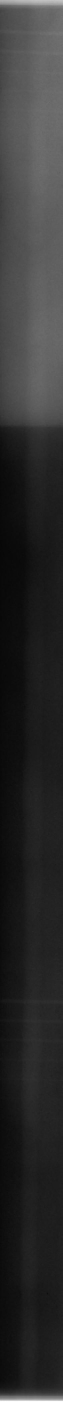
#> input picture house/227/weld/XQⅡ-BK041+M127-FP_14.jpg, 188 x 4206 px, given in place of XQⅡ-GH008+M217-02.jpg, which was not available (shown at 1/3 size)
$ python test228.py
#> lines starting #> are read from the running program, lines starting #| are printed output that depends on the picture; after the words box and inside, x2 and y2 are one past the last pixel; in counts of white or black regions, pixels touching at a corner belong together; long printed decimals are rounded; pictures that were not available may be replaced by others from this repository, and a replacement may not be noted

import numpy as np
from skimage.color import rgb2gray
from scipy.ndimage.filters import gaussian_filter
from skimage.filters import threshold_otsu
from skimage.measure import label
import cv2
# from skimage.data import astronaut
from skimage.io import imsave,imread
import copy

# from similarity_index_of_label_graph_package import similarity_index_of_label_graph_class
from networkx.generators.directed import gnr_graph
from networkx.generators import spectral_graph_forge

from utils import *
from utils2 import *

import pylab as pl
import scipy.signal as signal


# [93 lines left out: functions processUnet, imFill, largestConnectComponent, getMaxRegion, not called in this run]


def xdog(im, gamma=0.98, phi=200, eps=-0.1, k=1.6, sigma=0.8, binarize=False):
    # Source : https://github.com/CemalUnal/XDoG-Filter
    # Reference : XDoG: An eXtended difference-of-Gaussians compendium including advanced image stylization
    # Link : http://citeseerx.ist.psu.edu/viewdoc/download?doi=10.1.1.365.151&rep=rep1&type=pdf
    try:
        if im.shape[2] == 3:
            im = rgb2gray(im)
    except Exception:
        pass
    imf1 = gaussian_filter(im, sigma)
    imf2 = gaussian_filter(im, sigma * k)
    imdiff = imf1 - gamma * imf2
    imdiff = (imdiff < eps) * 1.0  + (imdiff >= eps) * (1.0 + np.tanh(phi * imdiff))
    imdiff -= imdiff.min()
    imdiff /= imdiff.max()
    if binarize:
        th = threshold_otsu(imdiff)
        imdiff = imdiff >= th
    imdiff = imdiff.astype('float32')

    imgShape = imdiff.shape
    if imgShape[0]>imgShape[1]:
        imdiff[:,int(0.5*imgShape[1])] = 1
    else:
        imdiff[int(0.5*imgShape[0]),:] = 1
    # imFill(imdiff)
    return imdiff

# [52 lines left out: functions getShape, local_threshold, his, not called in this run]

def his2(image):
    clahe = cv2.createCLAHE(clipLimit=2.0, tileGridSize=(5, 5))
    if len(image.shape) == 3:
        b, g, r = cv2.split(image)
        # 创建局部直方图均衡化

        # 对每一个通道进行局部直方图均衡化
        b = clahe.apply(b)
        g = clahe.apply(g)
        r = clahe.apply(r)
        # 合并处理后的三通道 成为处理后的图
        image = cv2.merge([b, g, r])
        image = cv2.cvtColor(image,cv2.COLOR_RGB2BGR)

        image = cv2.cvtColor(image,cv2.COLOR_BGR2GRAY)
        # print(image.shape)
        # return cv2.cvtColor(image,cv2.COLOR_BGR2RGB)
        return image
        # return rgb2gray(image)*255
        # return image
    else:
        return clahe.apply(image)
        # return cv2.merge([clahe.apply(image),clahe.apply(image),clahe.apply(image)])


# [57 lines left out: functions process3, process, not called in this run]
    # return lcc,w,nomarlLize(fea2)


# def _compare_newMethod(l1,l2):
#     """
#     Successfully installed networkx-2.4 scipy-1.5.0 similarity-index-of-label-graph-2.0.1
#     """
#     # G1 = gnr_graph(100, 0.3, seed = 65535)
#     sim = similarity_index_of_label_graph_class()

#     return sim(l1,l2)


def getFea(im):
    img = copy.deepcopy(im)
    imgIn = im / 255.0
    imgIn = xdog(imgIn, binarize=True,k=20)
    fe = imgIn * img
    fea2 = np.sum(fe,axis=1,dtype=np.float32)
    return fea2


def process4(im):
    imgShape = im.shape

    if imgShape[0]>imgShape[1]:
        pass
    else:
        trans_img = cv2.transpose(im)
        im = cv2.flip(trans_img, 1)
    # im = cv2.cvtColor(im.astype(np.uint8),cv2.COLOR_BGR2GRAY)

    img1 = his2(im[:int(0.25*imgShape[0]),:])
    # print(np.max(img1))
    # print(img1.shape)
    img2 = his2(im[int(0.25*imgShape[0]):int(0.5*imgShape[0]),:])
    img3 = his2(im[int(0.5*imgShape[0]):int(0.75*imgShape[0]),:])
    img4 = his2(im[int(0.75*imgShape[0]):,:])


    fea1 = getFea(img1)
    fea2 = getFea(img2)
    fea3 = getFea(img3)
    fea4 = getFea(img4)

    fea = np.concatenate((fea1,fea2,fea3,fea4),axis=0)

    return fea


# [79 lines left out: functions process2, smooth, nomarlLize, me, not called in this run]


def tr(img):
    # im = his(im)
    shape = img.shape
    if shape[0]>shape[1]:
        pass
    else:
        trans_img = cv2.transpose(img)
        img = cv2.flip(trans_img, 1)
        shape = img.shape

    return img


# [89 lines left out: functions unevenLightCompensate, _compare, not called in this run]


def _compare2(l1,l2):
    r11 = l1[int(0.1*len(l1)):int(0.26*len(l1))]
    r12 = l1[int(0.26*len(l1)):int(0.42*len(l1))]
    r13 = l1[int(0.42*len(l1)):int(0.58*len(l1))]
    r14 = l1[int(0.58*len(l1)):int(0.74*len(l1))]
    r15 = l1[int(0.74*len(l1)):int(0.9*len(l1))]


    r21 = l2[int(0.1*len(l2)):int(0.26*len(l2))]
    r22 = l2[int(0.26*len(l2)):int(0.42*len(l2))]
    r23 = l2[int(0.42*len(l2)):int(0.58*len(l2))]
    r24 = l2[int(0.58*len(l2)):int(0.74*len(l2))]
    r25 = l2[int(0.74*len(l2)):int(0.9*len(l2))]


    res1 = cv2.matchTemplate(l2[int(0.05*len(l2)):int(0.35*len(l2))], r11, cv2.TM_CCOEFF_NORMED)
    _, max_val1, _, max_indx1 = cv2.minMaxLoc(res1)

    res2 = cv2.matchTemplate(l2[int(0.2*len(l2)):int(0.5*len(l2))], r12, cv2.TM_CCOEFF_NORMED)
    _, max_val2, _, max_indx2 = cv2.minMaxLoc(res2)

    res3 = cv2.matchTemplate(l2[int(0.35*len(l2)):int(0.65*len(l2))], r13, cv2.TM_CCOEFF_NORMED)
    _, max_val3, _, max_indx3 = cv2.minMaxLoc(res3)


    res4 = cv2.matchTemplate(l2[int(0.5*len(l2)):int(0.8*len(l2))], r14, cv2.TM_CCOEFF_NORMED)
    _, max_val4, _, max_indx4 = cv2.minMaxLoc(res4)

    res5 = cv2.matchTemplate(l2[int(0.65*len(l2)):int(0.95*len(l2))], r15, cv2.TM_CCOEFF_NORMED)
    _, max_val5, _, max_indx5 = cv2.minMaxLoc(res5)

    print(max_val1)
    print(max_val2)
    print(max_val3)
    print(max_val4)
    print(max_val5)

    print('=================================')

    m1 = max(max_val1,max_val2,max_val3,max_val4,max_val5)

    res1 = cv2.matchTemplate(l1[int(0.05*len(l1)):int(0.35*len(l1))], r21, cv2.TM_CCOEFF_NORMED)
    _, max_val6, _, max_indx6 = cv2.minMaxLoc(res1)

    res2 = cv2.matchTemplate(l1[int(0.2*len(l1)):int(0.5*len(l1))], r22, cv2.TM_CCOEFF_NORMED)
    _, max_val7, _, max_indx7 = cv2.minMaxLoc(res2)

    res3 = cv2.matchTemplate(l1[int(0.35*len(l1)):int(0.65*len(l1))], r23, cv2.TM_CCOEFF_NORMED)
    _, max_val8, _, max_indx8 = cv2.minMaxLoc(res3)

    res4 = cv2.matchTemplate(l1[int(0.5*len(l1)):int(0.8*len(l1))], r24, cv2.TM_CCOEFF_NORMED)
    _, max_val9, _, max_indx9 = cv2.minMaxLoc(res4)


    res5 = cv2.matchTemplate(l1[int(0.65*len(l1)):int(0.95*len(l1))], r25, cv2.TM_CCOEFF_NORMED)
    _, max_val10, _, max_indx10 = cv2.minMaxLoc(res5)

    print(max_val6)
    print(max_val7)
    print(max_val8)
    print(max_val9)
    print(max_val10)
    print(">>>>>>>>>>>>>>>>>>>>>>>>>>>>>>>>>>>>>>>>>>>>>")
    a1 = int(0.05*len(l2))+max_indx1[1]
    a2 = int(0.2*len(l2))+max_indx2[1]
    a3 = int(0.35*len(l2))+max_indx3[1]
    a4 = int(0.5*len(l2))+max_indx4[1]
    a5 = int(0.65*len(l1))+max_indx5[1]
    # [5 lines of commented-out code are left out]
    print(a2-a1)
    print(a3-a2)
    print(a4-a3)
    print(a5-a4)
    # print(a5-a3)

    print('===============================================')
    b1 = int(0.05*len(l1))+max_indx6[1]
    b2 = int(0.2*len(l1))+max_indx7[1]
    b3 = int(0.35*len(l1))+max_indx8[1]
    b4 = int(0.5*len(l1))+max_indx9[1]
    b5 = int(0.65*len(l1))+max_indx10[1]
    # [5 lines of commented-out code are left out]
    print(b2-b1)
    print(b3-b2)
    print(b4-b3)
    print(b5-b4)
    # print(b5-b3)
    print(">>>>>>>>>>>>>>>>>>>>>>>>>>>>>>>>>>>>>>>>>>>>>>")

    m1 = 0.5*(max_val1+max_val6)
    m2 = 0.5*(max_val2+max_val7)
    m3 = 0.5*(max_val3+max_val8)
    m4 = 0.5*(max_val4+max_val9)
    m5 = 0.5*(max_val5+max_val10)

    return max(m1,m2,m3,m4,m5)


# [105 lines left out: function _compare3, not called in this run]


def np_move_avg(a,n,mode="same"):
    return (np.convolve(a, np.ones((n,))/n, mode=mode))


if __name__ == '__main__':
    # [88 lines of commented-out code are left out]

    p2 = 'D:\\ten\\projectWelds\\XQⅡ-GH000+M006-02.jpg'
    # p1 = 'D:\\ten\\mask\\getWeld\\weld\\XQⅡ-GI009+M026-02.jpg'


    # p2 = 'D:\\ten\\mask\\getWeld\\weld\\XQⅡ-GI009+M001-W-02.jpg'
    p1 = 'D:\\ten\\projectWelds\\XQⅡ-GH008+M217-02.jpg'


    # [7 lines of commented-out code are left out]


    import cv2,glob
    import matplotlib.pyplot as plt


    i1 = imread(p1)
#> i1 is the input picture: shape (4206, 188, 3); min 6, max 255, mean 46.9

    # i1 = his(i1)

    # print(i1.shape)
    i2 = imread(p2)
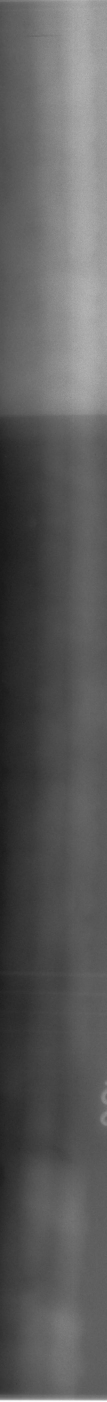
#> input picture house/227/weld/XQⅢ-BJ018+M004-FP_06.jpg, 320 x 4206 px, given in place of XQⅡ-GH000+M006-02.jpg, which was not available (shown at 1/3 size)
#> i2 is the input picture: shape (4206, 320, 3); min 21, max 255, mean 91.5

    # [20 lines of commented-out code are left out]


    i1 = tr(i1)
    i2 = tr(i2)


    # [9 lines of commented-out code are left out]

    fea1 = process4(i1)
#> in xdog, `th = threshold_otsu(imdiff)`: th = 0.521
#> in xdog, `imdiff = imdiff >= th`: imdiff: shape (1051, 188) bool; 66.5% white; 803 black regions (587 under 20 px), largest, box (x1, y1, x2, y2) and area: (0, 96, 44, 1051) 10610, (0, 15, 188, 95) 10031, (21, 520, 101, 1034) 9654
#> in xdog, `imdiff[:,int(0.5*imgShape[1])] = 1`:
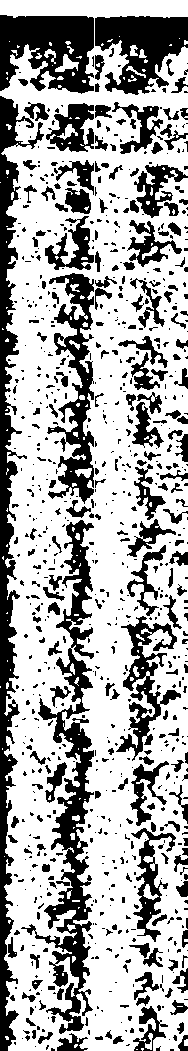
#> imdiff: shape (1051, 188) float32; values 0 (black) and 1 (white), 66.6% white; 828 black regions (599 under 20 px), largest, box (x1, y1, x2, y2) and area: (0, 96, 44, 1051) 10610, (21, 520, 94, 1034) 9594, (0, 15, 94, 94) 5321
#> in getFea, `fe = imgIn * img`:
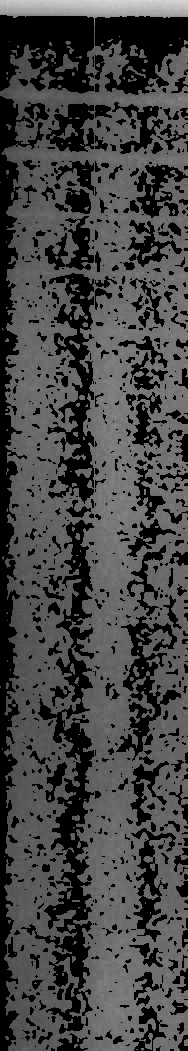
#> fe: shape (1051, 188) float32; min 0, max 214, mean 68.8
#> in getFea, `fea2 = np.sum(fe,axis=1,dtype=np.float32)`: fea2 = 1051 values, max 38886 at index 0, min 88 at index 32, mean 12940.2
#> in process4, `fea1 = getFea(img1)`: fea1 has the same summary as fea2 in getFea
#> in xdog (call 2), `imdiff = imdiff >= th`: imdiff: shape (1052, 188) bool; 59.6% white; 534 black regions (376 under 20 px), largest, box (x1, y1, x2, y2) and area: (0, 223, 188, 1052) 41667, (115, 395, 188, 1052) 17894, (0, 0, 18, 220) 2219
#> in xdog (call 2), `imdiff[:,int(0.5*imgShape[1])] = 1`: imdiff: shape (1052, 188) float32; values 0 (black) and 1 (white), 59.7% white; 542 black regions (383 under 20 px), largest, box (x1, y1, x2, y2) and area: (0, 223, 94, 1052) 35696, (115, 395, 188, 1052) 17894, (95, 225, 188, 401) 5942
#> in getFea (call 2), `fe = imgIn * img`:
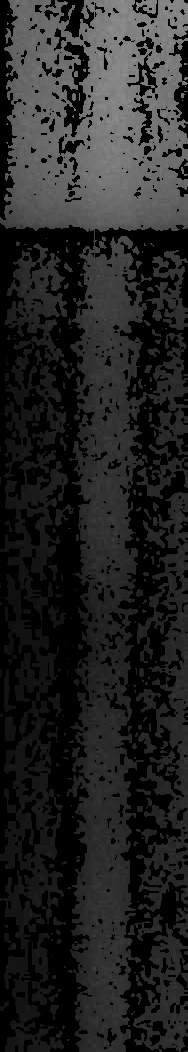
#> fe: shape (1052, 188) float32; min 0, max 142, mean 35.2
#> in getFea (call 2), `fea2 = np.sum(fe,axis=1,dtype=np.float32)`: fea2 = 1052 values, max 19022 at index 33, min 64 at index 233, mean 6616.4
#> call 3 of xdog, with gamma = 0.98, phi = 200, eps = -0.1, k = 20, sigma = 0.8, binarize = True
#> in xdog (call 3), `imf2 = gaussian_filter(im, sigma * k)`:
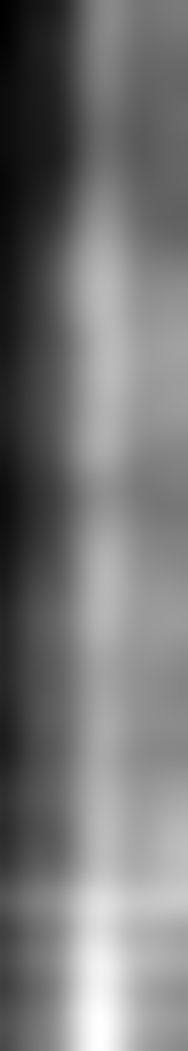
#> imf2: shape (1051, 188) float64; min 0.0716, max 0.247, mean 0.153; drawn with min black and max white
#> in xdog (call 3), `imdiff = (imdiff < eps) * 1.0  + (imdiff >= eps) * (1.0 + np.tanh(phi ..`:
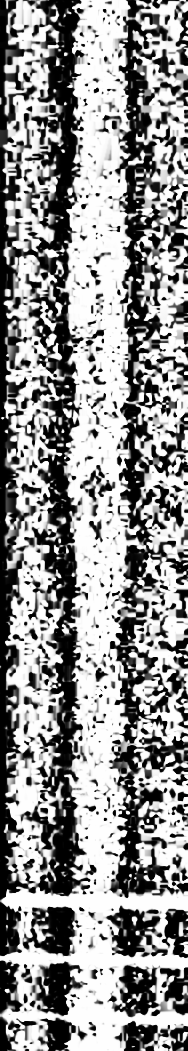
#> imdiff: shape (1051, 188) float64; min 1.77e-12, max 2, mean 1.16; drawn with min black and max white
#> in xdog (call 3), `th = threshold_otsu(imdiff)`: th = 0.514
#> in xdog (call 3), `imdiff = imdiff >= th`:
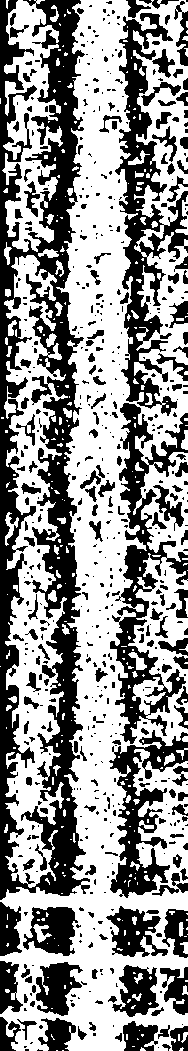
#> imdiff: shape (1051, 188) bool; 57.7% white; 595 black regions (409 under 20 px), largest, box (x1, y1, x2, y2) and area: (0, 0, 90, 900) 35293, (115, 13, 188, 416) 9499, (110, 403, 188, 744) 8057
#> in process4, `fea3 = getFea(img3)`: fea3 = 1051 values, max 11185 at index 901, min 2210 at index 885, mean 4707.7
#> in process4, `fea4 = getFea(img4)`: fea4 = 1052 values, max 47749 at index 1050, min 49 at index 1004, mean 4856.8
#> in process4, `fea = np.concatenate((fea1,fea2,fea3,fea4),axis=0)`: fea = 4206 values, max 47749 at index 4204, min 49 at index 4158, mean 7279.5
#> fea1 has the same summary as fea in process4
    fea2 = process4(i2)
#> fea2 = 4206 values, max 80921 at index 4203, min 77 at index 4171, mean 22417.9


    fea1 = np_move_avg(fea1,5).astype(np.float32)
#> fea1 = 4206 values, max 44797.4 at index 4203, min 51 at index 4160, mean 7267.2
    fea2 = np_move_avg(fea2,5).astype(np.float32)
#> fea2 = 4206 values, max 78581.4 at index 4203, min 79.2 at index 4171, mean 22398.7


    ss = _compare2(fea1,fea2)
#> in _compare2, `r11 = l1[int(0.1*len(l1)):int(0.26*len(l1))]`: r11 = 673 values, max 18430.2 at index 664, min 10187.8 at index 275, mean 13444.9
#> in _compare2, `r12 = l1[int(0.26*len(l1)):int(0.42*len(l1))]`: r12 = 673 values, max 17911.4 at index 140, min 129.8 at index 191, mean 7350.4
#> in _compare2, `r13 = l1[int(0.42*len(l1)):int(0.58*len(l1))]`: r13 = 673 values, max 5998.6 at index 628, min 2837.6 at index 456, mean 4017.7
#> in _compare2, `r14 = l1[int(0.58*len(l1)):int(0.74*len(l1))]`: r14 = 673 values, max 11028.8 at index 565, min 2555.8 at index 550, mean 4894.5
#> in _compare2, `r15 = l1[int(0.74*len(l1)):int(0.9*len(l1))]`: r15 = 673 values, max 9786.4 at index 8, min 2484.6 at index 405, mean 4998
#> in _compare2, `r21 = l2[int(0.1*len(l2)):int(0.26*len(l2))]`: r21 = 673 values, max 39363.8 at index 671, min 23385.4 at index 153, mean 29581.7
#> in _compare2, `r22 = l2[int(0.26*len(l2)):int(0.42*len(l2))]`: r22 = 673 values, max 40229.2 at index 132, min 2687 at index 159, mean 21970.1
#> in _compare2, `r23 = l2[int(0.42*len(l2)):int(0.58*len(l2))]`: r23 = 673 values, max 21343.4 at index 599, min 13749.2 at index 554, mean 18495.4
#> in _compare2, `r24 = l2[int(0.58*len(l2)):int(0.74*len(l2))]`: r24 = 673 values, max 28941.4 at index 482, min 11752.6 at index 521, mean 18702.5
#> in _compare2, `r25 = l2[int(0.74*len(l2)):int(0.9*len(l2))]`: r25 = 673 values, max 28384.2 at index 530, min 11924 at index 336, mean 19744.1
#> in _compare2, `res1 = cv2.matchTemplate(l2[int(0.05*len(l2)):int(0.35*len(l2))], r11,..`: res1 = 590 values, max 0.453 at index 0, min -0.41 at index 489, mean -0.0109
#> in _compare2, `_, max_val1, _, max_indx1 = cv2.minMaxLoc(res1)`: max_val1 = 0.453; max_indx1 = (0, 0)
#> in _compare2, `res2 = cv2.matchTemplate(l2[int(0.2*len(l2)):int(0.5*len(l2))], r12, c..`: res2 = 590 values, max 0.962 at index 218, min -0.145 at index 532, mean 0.352
#> in _compare2, `_, max_val2, _, max_indx2 = cv2.minMaxLoc(res2)`: max_val2 = 0.962; max_indx2 = (0, 218)
#> in _compare2, `res3 = cv2.matchTemplate(l2[int(0.35*len(l2)):int(0.65*len(l2))], r13,..`: res3 = 589 values, max 0.476 at index 371, min -0.419 at index 217, mean 0.104
#> in _compare2, `_, max_val3, _, max_indx3 = cv2.minMaxLoc(res3)`: max_val3 = 0.476; max_indx3 = (0, 371)
#> in _compare2, `res4 = cv2.matchTemplate(l2[int(0.5*len(l2)):int(0.8*len(l2))], r14, c..`: res4 = 589 values, max 0.549 at index 254, min -0.421 at index 236, mean -0.0244
#> in _compare2, `_, max_val4, _, max_indx4 = cv2.minMaxLoc(res4)`: max_val4 = 0.549; max_indx4 = (0, 254)
#> in _compare2, `res5 = cv2.matchTemplate(l2[int(0.65*len(l2)):int(0.95*len(l2))], r15,..`: res5 = 590 values, max 0.397 at index 179, min -0.618 at index 459, mean -0.186
#> in _compare2, `_, max_val5, _, max_indx5 = cv2.minMaxLoc(res5)`: max_val5 = 0.397; max_indx5 = (0, 179)
#| 0.4535
#| 0.962
#| 0.4759
#| 0.5493
#| 0.3969
#> in _compare2, `m1 = max(max_val1,max_val2,max_val3,max_val4,max_val5)`: m1 = 0.962
#> in _compare2, `res1 = cv2.matchTemplate(l1[int(0.05*len(l1)):int(0.35*len(l1))], r21,..`: res1 = 590 values, max 0.479 at index 350, min -0.372 at index 522, mean -0.0153
#> in _compare2, `_, max_val6, _, max_indx6 = cv2.minMaxLoc(res1)`: max_val6 = 0.479; max_indx6 = (0, 350)
#> in _compare2, `res2 = cv2.matchTemplate(l1[int(0.2*len(l1)):int(0.5*len(l1))], r22, c..`: res2 = 590 values, max 0.958 at index 286, min 0.172 at index 0, mean 0.52
#> in _compare2, `_, max_val7, _, max_indx7 = cv2.minMaxLoc(res2)`: max_val7 = 0.958; max_indx7 = (0, 286)
#> in _compare2, `res3 = cv2.matchTemplate(l1[int(0.35*len(l1)):int(0.65*len(l1))], r23,..`: res3 = 589 values, max 0.339 at index 572, min -0.209 at index 98, mean 0.0432
#> in _compare2, `_, max_val8, _, max_indx8 = cv2.minMaxLoc(res3)`: max_val8 = 0.339; max_indx8 = (0, 572)
#> in _compare2, `res4 = cv2.matchTemplate(l1[int(0.5*len(l1)):int(0.8*len(l1))], r24, c..`: res4 = 589 values, max 0.55 at index 418, min -0.434 at index 435, mean -0.118
#> in _compare2, `_, max_val9, _, max_indx9 = cv2.minMaxLoc(res4)`: max_val9 = 0.55; max_indx9 = (0, 418)
#> in _compare2, `res5 = cv2.matchTemplate(l1[int(0.65*len(l1)):int(0.95*len(l1))], r25,..`: res5 = 590 values, max 0.258 at index 4, min -0.566 at index 298, mean -0.182
#> in _compare2, `_, max_val10, _, max_indx10 = cv2.minMaxLoc(res5)`: max_val10 = 0.258; max_indx10 = (0, 4)
#| 0.4791
#| 0.9585
#| 0.3387
#| 0.5502
#| 0.2578
#> in _compare2, `a1 = int(0.05*len(l2))+max_indx1[1]`: a1 = 210
#> in _compare2, `a2 = int(0.2*len(l2))+max_indx2[1]`: a2 = 1059
#> in _compare2, `a3 = int(0.35*len(l2))+max_indx3[1]`: a3 = 1843
#> in _compare2, `a4 = int(0.5*len(l2))+max_indx4[1]`: a4 = 2357
#> in _compare2, `a5 = int(0.65*len(l1))+max_indx5[1]`: a5 = 2912
#| 849
#| 784
#| 514
#| 555
#> in _compare2, `b1 = int(0.05*len(l1))+max_indx6[1]`: b1 = 560
#> in _compare2, `b2 = int(0.2*len(l1))+max_indx7[1]`: b2 = 1127
#> in _compare2, `b3 = int(0.35*len(l1))+max_indx8[1]`: b3 = 2044
#> in _compare2, `b4 = int(0.5*len(l1))+max_indx9[1]`: b4 = 2521
#> in _compare2, `b5 = int(0.65*len(l1))+max_indx10[1]`: b5 = 2737
#| 567
#| 917
#| 477
#| 216
#> in _compare2, `m1 = 0.5*(max_val1+max_val6)`: m1 = 0.466
#> in _compare2, `m2 = 0.5*(max_val2+max_val7)`: m2 = 0.96
#> in _compare2, `m3 = 0.5*(max_val3+max_val8)`: m3 = 0.407
#> in _compare2, `m4 = 0.5*(max_val4+max_val9)`: m4 = 0.55
#> in _compare2, `m5 = 0.5*(max_val5+max_val10)`: m5 = 0.327
#> ss = 0.96
    # ss = _compare(fea1,fea2)
    print('============================')
    print(ss)
#| 0.9602

    # [92 lines of commented-out code are left out]


    y1 = fea1
#> y1 has the same summary as fea1
    y2 = fea2
#> y2 has the same summary as fea2

    print(len(y1))
#| 4206
    x1 = np.linspace(1, len(y1), len(y1))
#> x1 = 4206 values from 1 to 4206
    x2 = np.linspace(1, len(y2), len(y2))
#> x2 = 4206 values from 1 to 4206
    plt.plot(x1, y1, ls="-", lw=2, label="Weld A")
    plt.plot(x2, y2, ls="-", lw=2, label="Weld B")

    plt.legend()

    plt.show()


    # [22 lines of commented-out code are left out]
